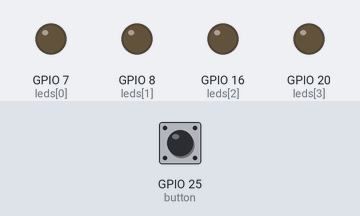
The program below on a simulated Raspberry Pi (BCM pin numbers). Parts: output pins drawn as LEDs (lit = HIGH). The inputs (shaded band) are chosen by the test bench; at power-on: GPIO 25 (button) HIGH.

Above: at 1.2 s.
1.3 s: GPIO 25 (button) pulled LOW for 0.15 s
At 1.37 s:
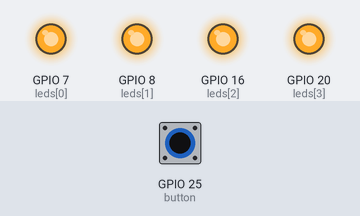
2.9 s: GPIO 25 (button) pulled LOW for 3.2 s
At 7.3 s:
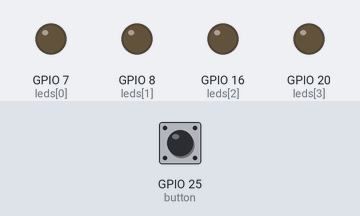
Timing chart, 0 to 8.8 s (numbered marks = the images above; inputs shaded):
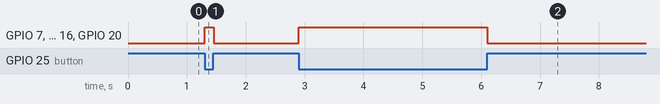

Measured:
- after the input at 1.3 s, GPIO 7 (leds[0]), GPIO 8 (leds[1]), GPIO 16 (leds[2]), GPIO 20 (leds[3]): LOW → HIGH at once, → LOW 0.15 s later
- after the input at 2.9 s, GPIO 7 (leds[0]), GPIO 8 (leds[1]), GPIO 16 (leds[2]), GPIO 20 (leds[3]): LOW → HIGH at once, → LOW 3.2 s later

The program:

mission2_Button.py
```python
#!/usr/bin/python3

from gpiozero import LED, Button
from time import sleep

button = Button(25)
leds = [LED(pin) for pin in [7, 8, 16, 20]]

while True:
    if button.is_pressed:
        for led in leds:
            led.on()
    else:
        for led in leds:
            led.off()
    sleep(0.05)
```
